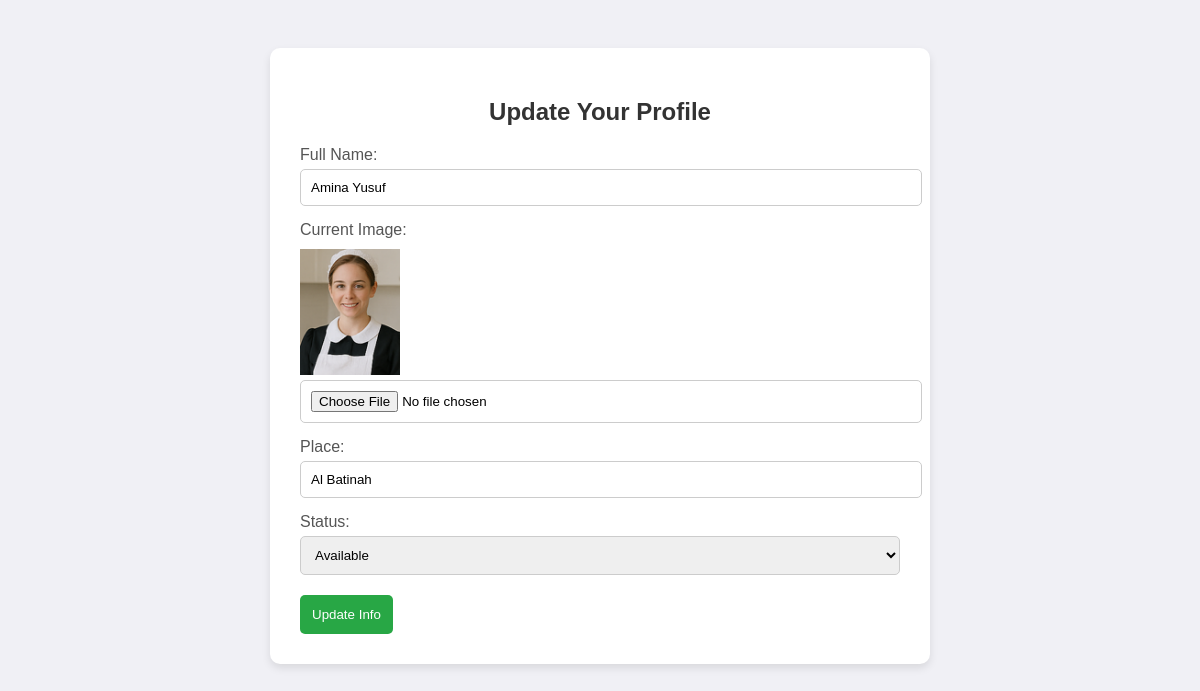
The page /account_housemaid.php on the database its author committed.
### tables this page shows
CREATE TABLE housemaid (
    id INT PRIMARY KEY AUTO_INCREMENT,
    hname VARCHAR(500) NOT NULL,
    pass VARCHAR(255) NOT NULL,
    img VARCHAR(500) NOT NULL,
    place VARCHAR(50) NOT NULL,
    status VARCHAR(50) NOT NULL
);

### account_housemaid.php (the view, shortened to what this page needs)
<?php
include("condb.php");
$username = $_SESSION['username'];
$stmt = $conn->prepare("SELECT * FROM housemaid WHERE hname = ?");
$stmt->execute([$username]);
$maid = $stmt->fetch(PDO::FETCH_ASSOC);
?>
<!DOCTYPE html>
<html>
<head>
</head>
<body>
    <div class="container">
        <h2>Update Your Profile</h2>
        <form method="post" enctype="multipart/form-data">
            <label>Full Name:</label>
            <input type="text" name="hname" value="<?= htmlspecialchars($maid['hname']) ?>" required>
            <label>Current Image:</label>
            <img src="images/<?= htmlspecialchars($maid['img']) ?>" alt="Profile Image">
            <input type="file" name="img">
            <label>Place:</label>
            <input type="text" name="place" value="<?= htmlspecialchars($maid['place']) ?>" required>
            <label>Status:</label>
            <select name="status" required>
                <option value="Available" <?= $maid['status'] == 'Available' ? 'selected' : '' ?>>Available</option>
            </select>
            <button class="btn" type="submit">Update Info</button>
        </form>
    </div>
</body>
</html>

### account_housemaid.php (style rules this page uses)
body { font-family: Arial; background: #f0f0f5; padding: 40px; }
.container { background: #fff; padding: 30px; border-radius: 10px; max-width: 600px; margin: auto; box-shadow: 0 4px 8px rgba(0,0,0,0.1); }
h2 { text-align: center; margin-bottom: 20px; color: #333; }
label { display: block; margin-top: 15px; color: #555; }
input, select { width: 100%; padding: 10px; margin-top: 5px; border: 1px solid #ccc; border-radius: 5px; }
img { max-width: 100px; margin-top: 10px; display: block; }
.btn { background: #28a745; color: white; padding: 12px; border: none; cursor: pointer; border-radius: 5px; margin-top: 20px; }

### rows shown on the page
housemaid: hname "Amina Yusuf", img (picture), place "Al Batinah", status "Available"
